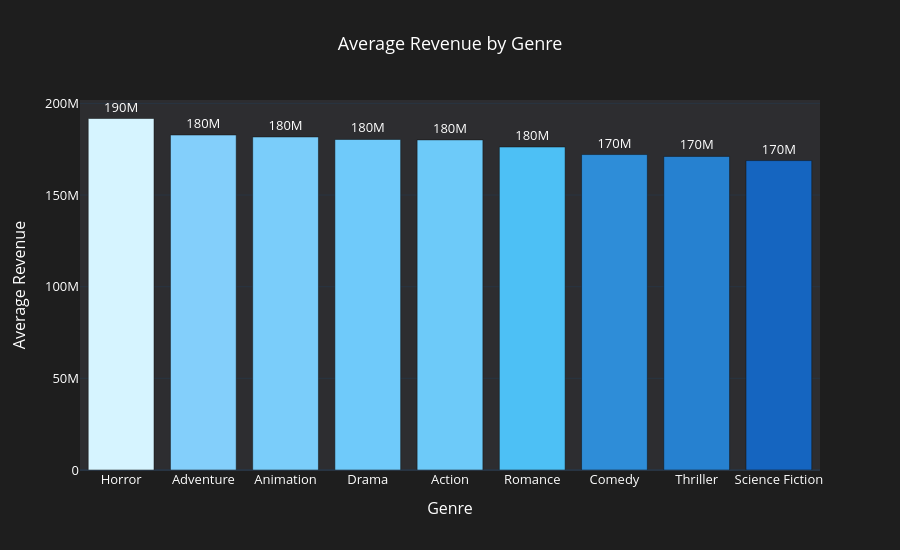

Notebook cell for this chart:
### Markdown cell above
## 4. Average Revenue by Genre

This chart shows the average revenue generated by each movie genre. It helps identify which genres are the most profitable.

### Code cell
# Calculate average revenue for each genre
genre_revenue = (
    df.groupby("genres")["revenue"]
    .mean()
    .sort_values(ascending=False)
    .reset_index()
)

import plotly.express as px

fig = px.bar(
    genre_revenue,
    x="genres",
    y="revenue",
    text_auto=".2s",
    color="revenue",
    color_continuous_scale=[
        "#1565C0",  # Dark Blue
        "#4FC3F7",  # Electric Blue
        "#8ED1FC",  # Sky Blue
        "#D6F4FF"   # Light Cyan
    ],
    title="Average Revenue by Genre"
)

fig.update_traces(
    textposition="outside",
    hovertemplate="<b>%{x}</b><br>Average Revenue: %{y:,.0f}<extra></extra>"
)

fig.update_layout(
    template="plotly_dark",
    paper_bgcolor="#1E1E1E",
    plot_bgcolor="#2D2D30",
    font=dict(color="white", size=13),
    title=dict(
        text="Average Revenue by Genre",
        x=0.5
    ),
    xaxis_title="Genre",
    yaxis_title="Average Revenue",
    coloraxis_showscale=False,
    height=550
)

fig.show()

### Figure 1 — Plotly figure (JSON) as saved in the notebook; plotly's stock layout.template omitted (floating-point values rounded to 4 significant figures)
{"data": [{"hovertemplate": "<b>%{x}</b><br>Average Revenue: %{y:,.0f}<extra></extra>", "legendgroup": "", "marker": {"color": [191800000.0, 182800000.0, 181700000.0, 180300000.0, 180100000.0, 176200000.0, 172100000.0, 171100000.0, 168800000.0], "coloraxis": "coloraxis", "pattern": {"shape": ""}}, "name": "", "orientation": "v", "showlegend": false, "textposition": "outside", "texttemplate": "%{y:.2s}", "type": "bar", "x": ["Horror", "Adventure", "Animation", "Drama", "Action", "Romance", "Comedy", "Thriller", "Science Fiction"], "xaxis": "x", "y": [191800000.0, 182800000.0, 181700000.0, 180300000.0, 180100000.0, 176200000.0, 172100000.0, 171100000.0, 168800000.0], "yaxis": "y"}], "layout": {"barmode": "relative", "coloraxis": {"autocolorscale": false, "colorbar": {"title": {"text": "revenue"}}, "colorscale": [[0, "#1565C0"], [0.3333, "#4FC3F7"], [0.6667, "#8ED1FC"], [1, "#D6F4FF"]], "showscale": false}, "font": {"color": "white", "size": 13}, "height": 550, "legend": {"tracegroupgap": 0}, "paper_bgcolor": "#1E1E1E", "plot_bgcolor": "#2D2D30", "title": {"text": "Average Revenue by Genre", "x": 0.5}, "xaxis": {"anchor": "y", "domain": [0, 1], "title": {"text": "Genre"}}, "yaxis": {"anchor": "x", "domain": [0, 1], "title": {"text": "Average Revenue"}}}}
